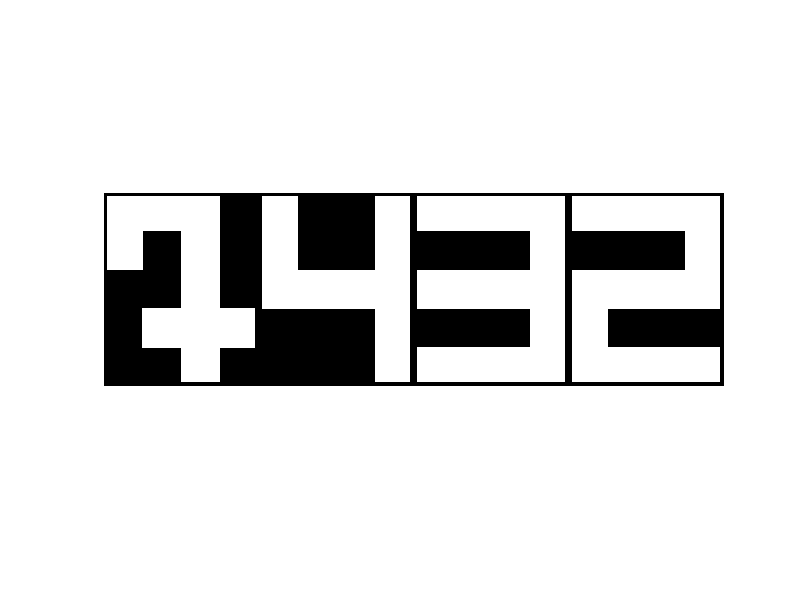

MATLAB code to generate this figure:
clc;
clear;
x=500;y=400;
X=zeros(x,y);
Y=zeros(x,4*y);
f=0;

for i=1:x
    for j=1:4*y
        Y(i,j)=0;
    end
end
r1 =randperm(9,4);
for k=1:4
for i=1:x
    for j=1:y
        X(i,j)=0;
    end
end
if(r1(k)==1)
   for i=10:x-10
    for j=10:y-10
        if(i>=100 && i<=200 && j>=100 && j<=200)
            X(i,j)=255;
        end
        if(i>=100 && i<=500 && j>=200 && j<=300)
            X(i,j)=255;
        end
    end
   end
end
if(r1(k)==2)
   for i=10:x-10
    for j=10:y-10
        if( i>=0 && i<=100  )   
            X(i,j)=255;
        end
        if(i>=100 && i<=200 && j>=300 && j<=400)
            X(i,j)=255;
        end
        if(i>=300 && i<=400 && j<=100 && j>=0)
            X(i,j)=255;
        end
        if(i>=200 && i<=300)
            X(i,j)=255;
        end
        if(i>=400 && i<=500 )
            X(i,j)=255;
        end
    end
   end
end

if(r1(k)==3)
   for i=10:x-10
    for j=10:y-10
        if( i>=0 && i<=100  )   
            X(i,j)=255;
        end
        if(i>=200 && i<=300)
            X(i,j)=255;
        end
        if(i>=400 && i<=500)
            X(i,j)=255;
        end
        if(j>=300 && i<=400)
            X(i,j)=255;
        end
    end
   end
end


if(r1(k)==4)
   for i=10:x-10
    for j=10:y-10
        if( j>=300 && j<=400  )   
            X(i,j)=255;
        end
        if(i>=200 && i<=300)
            X(i,j)=255;
        end
        if(i>=0 && i<=300 && j>=0 && j<=100)
            X(i,j)=255;
        end
        if(j>=300 && i<=400)
            X(i,j)=255;
        end
    end
   end
end

if(r1(k)==5)
   for i=10:x-10
    for j=10:y-10
        if( i>=0 && i<=100  )   
            X(i,j)=255;
        end
        if(i>=200 && i<=300)
            X(i,j)=255;
        end
        if(i>=400 && i<=500)
            X(i,j)=255;
        end
        if(i>=300 && i<=400 && j>=300 && j<=400)
            X(i,j)=255;
        end
        if(i>=100 && i<=200 && j>=0 && j<=100)
            X(i,j)=255;
        end
    end
   end
end
%-------------------------------------
if(r1(k)==6)
   for i=10:x-10
    for j=10:y-10
        if( i>=0 && i<=100 )   
            X(i,j)=255;
        end
        if(i>=200 && i<=300)
            X(i,j)=255;
        end
        if(i>=400 && i<=500)
            X(i,j)=255;
        end
        if(i>=300 && i<=400 && j>=300 && j<=400)
            X(i,j)=255;
        end
        if(i>=300 && i<=400 && j>=0 && j<=100)
            X(i,j)=255;
        end
        if(i>=100 && i<=200 && j>=0 && j<=100)
            X(i,j)=255;
        end
    end
   end
end

if(r1(k)==7)
   for i=10:x-10
    for j=10:y-10
        if( i>=0 && i<=100 && j>=0 && j<=300  )   
            X(i,j)=255;
        end
         
        if(j>=200 && j<=300)
            X(i,j)=255;
        end
        if(i>=100 && i<=200 && j>=0 && j<=100)
            X(i,j)=255;
        end
        if(i>=300 && i<=400 && j>=100 && j<=400)
            X(i,j)=255;
        end
        if(i>=100 && i<=200 && j>=0 && j<=100)
            X(i,j)=255;
        end
    end
   end
end

if(r1(k)==8)
   for i=10:x-10
    for j=10:y-10
        if( i>=0 && i<=100)   
            X(i,j)=255;
        end
         
        if(i>=200 && i<=300)
            X(i,j)=255;
        end
        if(i>=400 && i<=500)
            X(i,j)=255;
        end
        if(i>=100 && i<=200 && j>=0 && j<=100 )
            X(i,j)=255;
        end
        if(i>=100 && i<=200 &&   j>=300 && j<=400)
            X(i,j)=255;
        end
        if(i>=300 && i<=400 &&  j>=300 && j<=400)
            X(i,j)=255;
        end
        if(i>=300 && i<=400 && j>=0 && j<=100  )
            X(i,j)=255;
        end
    end
   end
end

if(r1(k)==9)
   for i=10:x-10
    for j=10:y-10
        if( i>=0 && i<=100)   
            X(i,j)=255;
        end
         
        if(i>=200 && i<=300)
            X(i,j)=255;
        end
        if(i>=400 && i<=500)
            X(i,j)=255;
        end
        if(i>=100 && i<=200 && j>=0 && j<=100 )
            X(i,j)=255;
        end
        if(i>=100 && i<=200 &&   j>=300 && j<=400)
            X(i,j)=255;
        end
        if(i>=300 && i<=400 &&  j>=300 && j<=400)
            X(i,j)=255;
        end
        
    end
   end
end

for i=10:500
    for j=10:399
        if (k==1)
            Y(i,j)=X(i,j);
        end
        if (k==2)
            Y(i,j+400)=X(i,j);
        end
        if (k==3)
            Y(i,j+800)=X(i,j);
        end
        if (k==4)
            Y(i,j+1200)=X(i,j);
        end
    end
end






end

figure(1);
imshow(Y);
